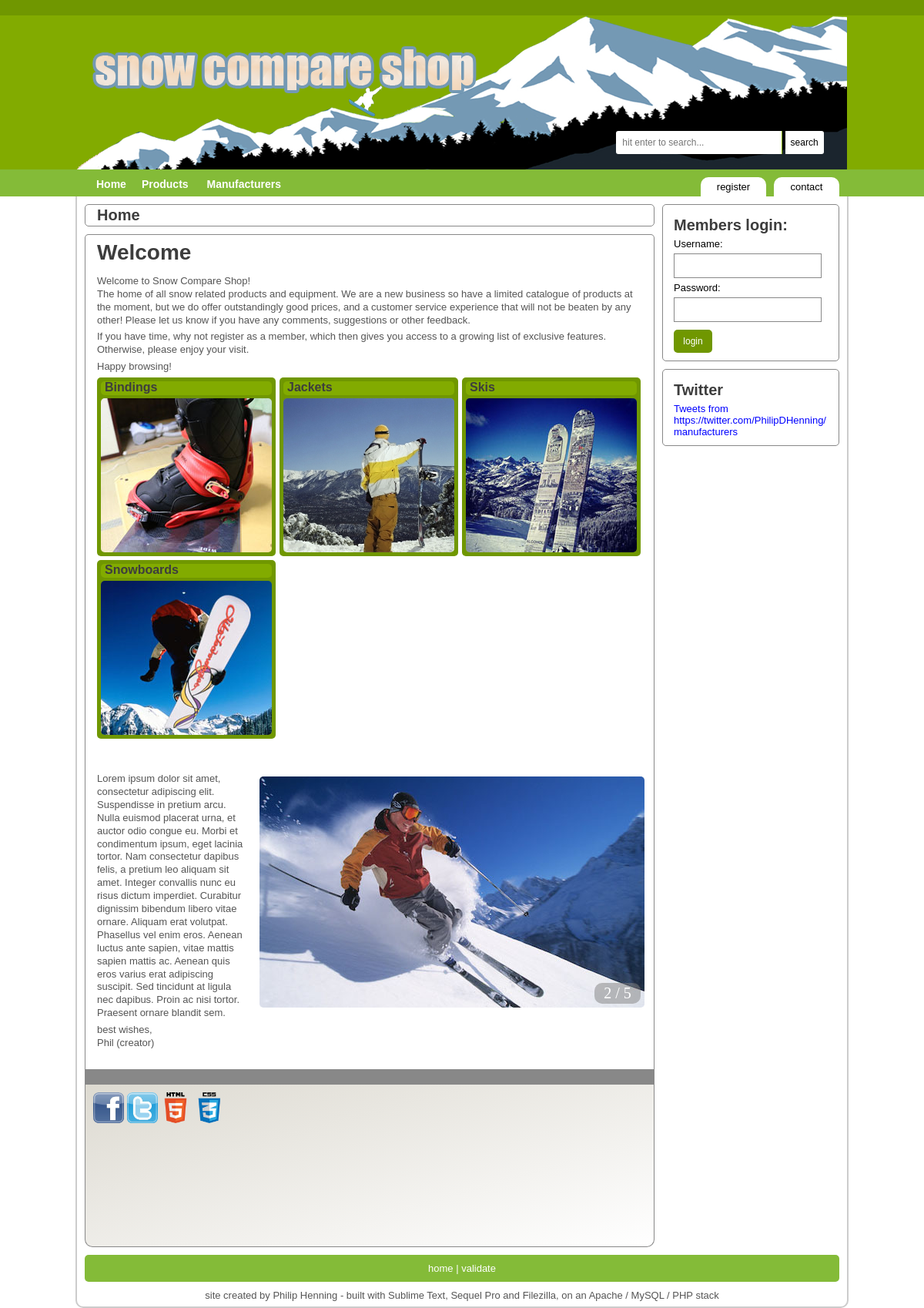
The page / on the database its author committed.
### tables this page shows
CREATE TABLE `ecom_type` (
  `id` SMALLINT(6) NOT NULL,
  `name` VARCHAR(50) NOT NULL,
  `description` TEXT,
  `product_type_image` VARCHAR(100),
  PRIMARY KEY (`id`)
);

### index.php (the view, shortened to what this page needs)
<?php
	$path = "./";
	$page_title = "Home";
	include($path."assets/includes/php_header.php");
	include($path."assets/includes/header.php");
?>
<h2>Welcome</h2>
<p>
Welcome to Snow Compare Shop!<br />
The home of all snow related products and equipment. We are a new business so have a limited catalogue of products at the moment, but we do offer outstandingly good prices, and a customer service experience that will not be beaten by any other!
Please let us know if you have any comments, suggestions or other feedback.</p>
<p>
If you have time, why not register as a member, which then gives you access to a growing list of exclusive features. Otherwise, please enjoy your visit.</p>
<p>
Happy browsing!
</p>
<link rel="stylesheet" type="text/css" href="<?php echo $path; ?>assets/css/catalogue.css" />
<div class="catalogue_container">
<?php
	$query = "SELECT * FROM ecom_type ORDER BY name ASC";
	$result = mysqli_query($connection, $query);
	if(mysqli_num_rows($result) > 0)
	{
		while($row = mysqli_fetch_array($result, MYSQLI_ASSOC))
		{
			echo "<div class='catalogue'>
					<div class='sub_heading'>
						<a href='".$path."pages/search/type.php?type=".$row['name']."'>
							<h4>".$row['name']."</h4>
						</a>
					</div>
					<div class='item'>
						<a href='".$path."pages/search/type.php?type=".$row['name']."'>
							<img class='calalogue_item' id='".$row['name']."' alt='Product category' src='".$path."assets/".$row['product_type_image']."' />
						</a>
					</div>
				</div>";
		}
	}
?>
</div>
<br />
<br />
<div id="slider_container">
	<div id="slider_top">
		<img class="slider" src="<?php echo $path; ?>/assets/images/slider_images/blank.jpg" id="slide" alt="slider-images"/>
		<p id="slider_imageNumber"></p>
	</div>
</div>
<p>
Lorem ipsum dolor sit amet, consectetur adipiscing elit. Suspendisse in pretium arcu. Nulla euismod placerat urna, et auctor odio congue eu. Morbi et condimentum ipsum, eget lacinia tortor. Nam consectetur dapibus felis, a pretium leo aliquam sit amet. Integer convallis nunc eu risus dictum imperdiet. Curabitur dignissim bibendum libero vitae ornare. Aliquam erat volutpat. Phasellus vel enim eros. Aenean luctus ante sapien, vitae mattis sapien mattis ac. Aenean quis eros varius erat adipiscing suscipit. Sed tincidunt at ligula nec dapibus. Proin ac nisi tortor. Praesent ornare blandit sem.
</p>
<p>
best wishes,<br />
Phil (creator)
</p>
<?php
	include($path."assets/includes/login.php");
	include($path."assets/includes/footer.php");
?>

### assets/includes/header.php (shortened to what this page needs)
<!DOCTYPE html>
<html lang="en">
	<head>
		<link rel="stylesheet" type="text/css" href="<?php echo $path; ?>assets/css/general.css" />
		<link rel="stylesheet" type="text/css" href="<?php echo $path; ?>assets/css/slider.css" />
	</head>
	<body onload="start(); initial();">
		<header></header>
		<header>
			<div id="top_container">
				<img width="1000" alt="mountains" src="<?php echo $path; ?>assets/images/page_images/mountain.png" />
				<div id="search">
					<form action="<?php echo $path; ?>pages/search/search.php" method="post">
						<input placeholder=" hit enter to search..." type="text" name="search_string" id="search_string"/>
						<input type="submit" value="search" />
					</form>
				</div>
			</div>
		</header>
		<nav>
			<div class="container">
				<ul>
					<li>
						<a href="<?php echo $path ?>index.php"><span class="spacer"></span>Home<span class="spacer"></span>
						</a>
					</li>
					<li>
						<a href="<?php echo $path ?>pages/search/type.php">Products <span class="arrow-down"></span></a>
					</li>
					<li>
						<a href="<?php echo $path ?>pages/search/manufacturer.php">Manufacturers <span class="arrow-down"></span></a>
					</li>
				</ul>
				<a href="<?php echo $path; ?>pages/contact/contact.php">
					<div class="tab">
						contact
					</div>
				</a>
				<?php
					if(!isset($_SESSION['e_commerce_username']))
						{
				?>
					<a href="<?php echo $path; ?>pages/register/register.php">
						<div class="tab">
							register
						</div>
					</a>
				<?php
					}
				?>
			</div>
		</nav>
		<section class="container">
			<section id="left">
				<article>
					<div class="content">
						<h3>
							<?php echo $page_title; ?>
						</h3>
					</div>
				</article>
				<article>
					<div class="content">

### assets/includes/login.php (shortened to what this page needs)
		</div>
	</article>
	<article>
		<div class="content">
			<a href="http://facebook.com/philip.henning"><img class="links" src="<?php echo $path; ?>assets/images/page_images/facebook.png" alt="Facebook" /></a>
			<a href="http://twitter.com/philipdhenning"><img class="links" src="<?php echo $path; ?>assets/images/page_images/twitter.png" alt="Twitter" /></a>
			<a href="http://validator.w3.org/"><img class="links" src="<?php echo $path; ?>assets/images/page_images/HTML5.png" alt="Valid HTML5" /></a>
			<a href="http://validator.w3.org/"><img class="links" src="<?php echo $path; ?>assets/images/page_images/CSS.png" alt="Valid HTML5" /></a>
		</div>
	</article>
</section>
<section id="right">
		<aside>
			<?php
				if(!isset($_SESSION['e_commerce_username']))
					{
			?>
			<div class="aside_layout">
				<h3>Members login:</h3>
				<form name="login" id="login" method="post" action="<?php echo $path; ?>pages/login/set_session.php">
					<label>Username:</label>
					<input type="text" name="username" id="username" />
					<label>Password:</label>
					<input type="password" name="password" id="password" />
					<input type="submit" value="login" name="submit" id="submit" />
				</form>
			</div>
			<?php
						}
					?>
		</aside>
		<aside>
			<div class="aside_layout">
				<h3>Twitter</h3>
				<a class="twitter-timeline" href="https://twitter.com/PhilipDHenning/manufacturers" data-widget-id="448096139774918656">Tweets from https://twitter.com/PhilipDHenning/manufacturers</a>
			</div>
		</aside>
	</section>

### assets/includes/footer.php
			<nav>
				<p>
					<a href="<?php echo $path; ?>"> home </a> | <a href="http://validator.w3.org/">validate</a>
				</p>
			</nav>
			<footer>
				<p>
					site created by Philip Henning - built with Sublime Text, Sequel Pro and Filezilla,  on an Apache / MySQL / PHP stack
				</p>
			</footer>
		</section>
	</body>
</html>

### assets/css/general.css (style rules this page uses)
* { margin: 0; padding:0; font-family: Tahoma, Geneva, sans-serif; font-size: 13px; border-color: #888888; }
a:link, a:active, a:visited { text-decoration: none; color: blue; }
nav a:link, nav a:active, nav a:visited { text-decoration: none; color: #fff; }
nav ul li a { display: block; padding: 5px; text-decoration: none; font-size: 14px; font-weight: 700; }
p { margin: 5px; color: #555555; }
h1, h2, h3, h4, h5, h6 { margin: 5px; color: #3d3d3d; }
h2 { font-size: 28px; margin-bottom: 20px; }
h3 { font-size: 20px; }
aside h3 { margin-left: 0; }
h4 { font-size: 16px; }
input { background: #ffffff; border-width: 1px; border-style: solid; font-family: arial; font-size: 12px; font-weight: 200; margin: 0; padding: 0 5px 0 5px; height: 30px; width: 180px; }
input[type=text] { color: #666666; }
input[type=submit] { width: 50px; background: #709700; border-style: none; color: #fff; border-radius: 5px; font-size: 12px; }
label { display: block; margin: 5px 0 5px 0; }
img { float:right; margin: 10px; margin-left: 20px; border-style: solid; border-width: 3px; border-color: #ccc; }
header img { margin: 0; padding: 0; border: 0; }
header { width:100%; border-style: none; background: #82AB00; }
header:first-of-type { height: 20px; background: #709700; }
nav { width: 100%; background: #84BB38; }
nav ul { list-style: none; display: inline-table; position: relative; padding-top: 6px; float: left; padding-left: 10px; }
nav ul:after { content: ""; clear: both; display: block; }
nav ul li { float: left; border-style: none; border-radius: 0 5px 0 0; }
section { border-style: solid; border-width:2px; border-top-width: 0; border-radius: 0 0 10px 10px; border-color: #cccccc; }
section #left { border-radius: 0; width: 740px; float: left; margin: 10px; border: none; }
section #right { border-radius: 0; width: 230px; float: left; margin: 10px; margin-left: 0; border:none; }
article { float: left; border-style: solid; border-width: 1px; width:738px; border-radius: 5px 5px 0 0; padding-top: 0; padding-bottom: 10px; border-bottom-width: 20px; }
article:first-of-type { padding: 0; margin-bottom: 10px; border-bottom-width: 1px; border-radius: 5px 5px 5px 5px; }
article:first-of-type .content { margin-top: 0; margin-bottom: 0; }
article:last-of-type { background: -webkit-linear-gradient(left top, #DDDAD1, #ffffff); background: -o-linear-gradient(bottom right, #DDDAD1, #ffffff); background: -moz-linear-gradient(bottom right, #DDDAD1, #ffffff); background: linear-gradient(to bottom right, #DDDAD1, #ffffff); height: 200px; border-radius: 0 0 10px 10px; border-top: 0; border-bottom-width: 1px; }
aside { float: left; margin: 0; border-style: solid; border-width: 1px; width: 228px; border-radius: 5px; word-wrap: break-word; margin-bottom: 10px; }
aside:last-of-type { margin-bottom: 0; }
section nav { width: 970px; margin: 10px; margin-top: 0; padding: 5px; border-radius: 5px; text-align: center; }
section nav p { color: white; }
footer { width:1000px; border: none; text-align: center; padding-bottom:2px; }
#top_container { width:1000px; height: 200px; margin: 0 auto; position: relative; }
#search { position:absolute; width: 285px; top:150px; left:700px; }
#search input { border-style: none; font-size: 12px; }
#search input[type=text] { width: 205px; border-radius: 3px 0 0 3px; border-right: solid 1px #82AB00; }
#search input[type=submit] { border-radius: 0 3px 3px 0; background: #fff; color: inherit; }
#login input[type=submit] { margin-top: 10px; }
.container { width:1000px; margin: 0 auto; padding:0; }
.content { width: 716px; border-style: none; margin: 10px; padding:0; overflow: hidden; line-height: 130%; }
.content img { border-color: #cccccc; border-radius: 5px; width: 100px; }
.content img.links { float:none; border: none; width: 40px; margin: 0; padding: 0; }
.content h4 { padding:0; padding-bottom:5px; padding-left: 5px; margin: 0; }
.aside_layout { width: 200px; margin-left: auto; margin-right: auto; padding: 10px 0 10px 0; border-style: none; }
.tab { float:right; background:#fff; margin-top:10px; margin-right:10px; padding:5px; width:75px; border-radius:10px 10px 0 0; text-align:center; color: black; }
.arrow-down { display: inline-block; width: 0; height: 0; border-left: 5px solid transparent; border-right: 5px solid transparent; border-top: 5px solid #84BB38; margin-bottom: 3px; }

### rows shown on the page
ecom_type: name "Bindings", product_type_image (picture)
ecom_type: name "Jackets", product_type_image (picture)
ecom_type: name "Skis", product_type_image (picture)
ecom_type: name "Snowboards", product_type_image (picture)

### other values the page prints
$page_title "Home"
